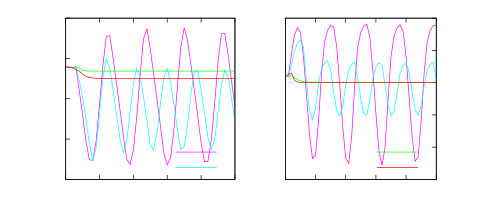

This chart was generated by the following gnuplot code:
# set terminal x11 
# set output
set style line 1 lt 4 lw 2
set style line 2 lt 5 lw 2
set style line 3 lt 2 lw 2
set style line 4 lt 1 lw 2
set style line 5 lt 6 lw 1
set size 1,0.6
set origin 0,0
set multiplot
set size 0.525,0.6
set origin 0,0
set ytics nomirror
set xtics 10
set ytics 10
set ylabel "Inventory-Retailer"
set key #at first 50, first 75
set key  bottom
#unset key
plot "sS_demand.dat" u 1:2 w l ls 1 t "dec",\
"" u 1:4 w l ls 2 t "ncoop","" u 1:6 w l ls 3 notitle,"" u 1:8 w l ls 4 notitle
set size 0.525, 0.6
set origin 0.525,0
unset ylabel
unset ytics
set key #horizontal samplen 2
set key bottom #at first 50, second 54
set xtics 10
set y2tics nomirror
set y2label "Inventory-Manufacturer"
set y2tics 10
plot "sS_demand.dat" u 1:3 w l ls 1 axis x1y2 notitle,\
"" u 1:5 w l ls 2 axis x1y2 notitle,\
"" u 1:7 w l ls 3 axis x1y2 t "coop",\
"" u 1:9 w l ls 4 axis x1y2 t "cent"
#"" u 1:11 w l lt -1 lw 1 notitle
